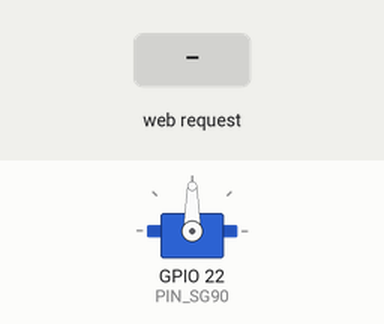
Simulated run of this program. Board: ESP32. Parts: servo. Inputs (shaded band) come from the test bench. WiFi joins after 1.5 s; servers stay silent unless stated; what the program prints to the serial monitor is not drawn.

Above: at 3.7 s.
3.8 s: HTTP request GET /?pos= received
At 4.86 s:
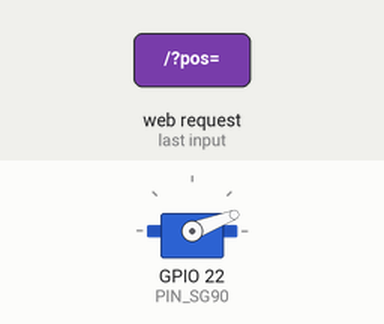
At 5.5 s:
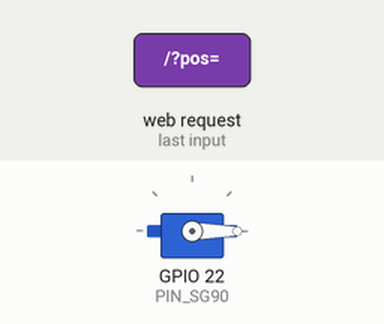
6.8 s: HTTP request GET /?sweep=1 received
At 7.26 s:
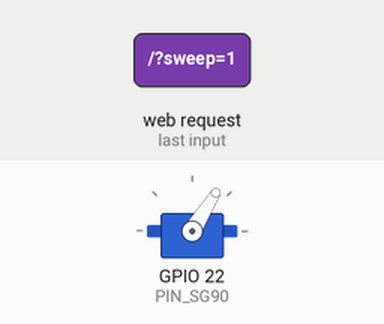
Timing chart, 0 to 11.0 s (numbered marks = the images above; inputs shaded):
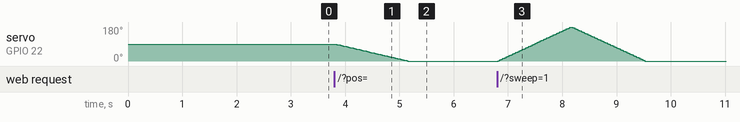

Measured:
- after the input at 3.8 s, servo on GPIO 22 (PIN_SG90): moves from 90° to 0° over 1.3 s, starting at once
- after the input at 6.8 s, servo on GPIO 22 (PIN_SG90): rises from 0° to 180° in 1.3 s, then falls to 0° in 1.4 s

The program:

main.cpp
```cpp
#include <Arduino.h>
#include <WiFi.h>
#include <ESP32Servo.h>

const char* ssid     = "OttoS-net 2.4GHz";
const char* password = "testingofservo";

#define PIN_SG90 22
Servo sg90;
WiFiServer server(80);
int currentAngle = 90;

void setup() {
  Serial.begin(115200);
  delay(1000);
  Serial.println("\n\n=== ESP32 Servo WiFi Control Starting ===");

  sg90.setPeriodHertz(50);
  sg90.attach(PIN_SG90, 500, 2400);
  sg90.write(currentAngle);

  Serial.print("Connecting to: ");
  Serial.println(ssid);

  WiFi.begin(ssid, password);

  int timeout = 0;
  while (WiFi.status() != WL_CONNECTED && timeout < 40) {
    delay(500);
    Serial.print(".");
    timeout++;
  }

  if (WiFi.status() == WL_CONNECTED) {
    Serial.println("\n✅ WiFi Connected!");
    Serial.print("IP Address → http://");
    Serial.println(WiFi.localIP());
    server.begin();
    Serial.println("Web server started! ✓");
  } else {
    Serial.println("\n❌ WiFi connection failed!");
    Serial.println("Check password or try restarting hotspot.");
  }
}

void moveServoTo(int angle) {
  angle = constrain(angle, 0, 180);
  int step = (angle > currentAngle) ? 1 : -1;
  for (int pos = currentAngle; pos != angle; pos += step) {
    sg90.write(pos);
    delay(15);
  }
  sg90.write(angle);
  currentAngle = angle;
}

void sweepServo() {
  for (int pos = 0; pos <= 180; pos += 2) { sg90.write(pos); delay(15); }
  for (int pos = 180; pos >= 0; pos -= 2) { sg90.write(pos); delay(15); }
  currentAngle = 0;
}

void loop() {
  WiFiClient client = server.available();
  if (client) {
    String request = "";
    while (client.connected() && !client.available()) delay(1);
    while (client.available()) {
      char c = client.read();
      request += c;
      if (c == '\n' && request.endsWith("\r\n\r\n")) break;
    }

    if (request.indexOf("/?pos=") != -1) {
      int val = request.substring(request.indexOf("/?pos=") + 6).toInt();
      moveServoTo(val);
    } else if (request.indexOf("/?sweep=1") != -1) {
      sweepServo();
    }

    // Send webpage
    client.println("HTTP/1.1 200 OK");
    client.println("Content-type:text/html");
    client.println("Connection: close");
    client.println();
    client.println("<!DOCTYPE HTML><html><head><meta name=\"viewport\" content=\"width=device-width, initial-scale=1\">");
    client.println("<title>Servo Control</title><style>button{padding:15px 30px;margin:10px;font-size:18px;}</style></head><body>");
    client.println("<h1>ESP32 Servo Control</h1>");
    client.printf("<p><strong>Current Position: %d°</strong></p>", currentAngle);

    client.println("<p>");
    client.println("<a href=\"/?pos=0\"><button>0°</button></a>");
    client.println("<a href=\"/?pos=45\"><button>45°</button></a>");
    client.println("<a href=\"/?pos=90\"><button>90°</button></a>");
    client.println("<a href=\"/?pos=135\"><button>135°</button></a>");
    client.println("<a href=\"/?pos=180\"><button>180°</button></a>");
    client.println("</p>");

    client.println("<p><a href=\"/?sweep=1\"><button style=\"background:#4CAF50;color:white;\">FULL SWEEP</button></a></p>");
    client.println("<p><a href=\"/\"><button>Refresh Page</button></a></p>");
    client.println("</body></html>");

    delay(10);
    client.stop();
  }
}
```
